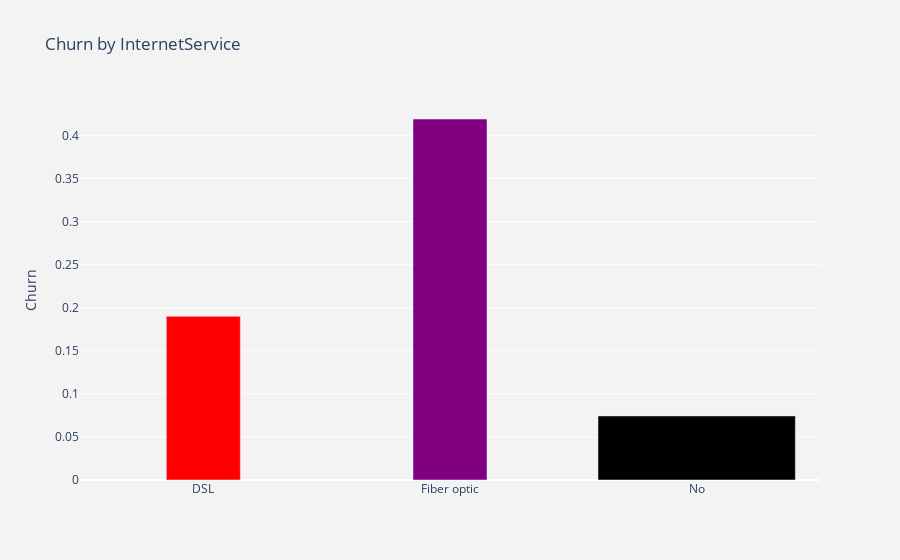

This figure's notebook cell:
### Code cell
plot_by_InternetService = df.groupby('Internet Service').Churn.mean().reset_index()
plot_data = [go.Bar(
    x=plot_by_InternetService['Internet Service'],
    y=plot_by_InternetService['Churn'],
    width=[0.3, 0.3],
    marker=dict(color=['red','purple'])
)]
plot_layout = go.Layout(
    xaxis={"type":"category"},
    yaxis={"title":"Churn"},
    title='Churn by InternetService',
    plot_bgcolor='rgb(243,243,243)',
    paper_bgcolor='rgb(243,243,243)',
)
fig = go.Figure(data=plot_data,layout=plot_layout) 
po.iplot(fig)

### Figure 1 — Plotly figure (JSON) as saved in the notebook; plotly's stock layout.template omitted (floating-point values rounded to 4 significant figures)
{"data": [{"marker": {"color": ["red", "purple"]}, "type": "bar", "width": [0.3, 0.3], "x": ["DSL", "Fiber optic", "No"], "y": [0.1899, 0.4189, 0.07434]}], "layout": {"paper_bgcolor": "rgb(243,243,243)", "plot_bgcolor": "rgb(243,243,243)", "title": {"text": "Churn by InternetService"}, "xaxis": {"type": "category"}, "yaxis": {"title": {"text": "Churn"}}}}
